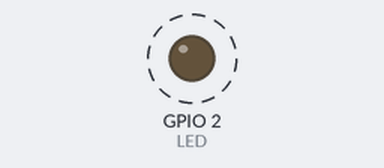
The sketch below on a simulated ESP32-S3. Parts: output pins drawn as LEDs (lit = HIGH). Dashed ring = blinking. What the sketch prints to the serial monitor is not drawn.

Above: at 1.5 s.
Timing chart, 0 to 4.0 s (numbered marks = the images above):
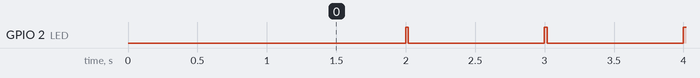

Measured:
- by itself, GPIO 2 (LED): alternates HIGH for 0.02 s and LOW for 0.98 s

The sketch:

Walter_Internals.ino
```cpp
/*
 * File: Walter_Internals.ino
 *
 * Get internals of ESP32-S3 used in Walter-Module
 *
 * created by Claus Kühnel 2025-07-04 info@ckuehnel.ch
 *
 * Arduino IDE 2.3.10 compiled @ 2026-06-20
 */
#include <esp_mac.h>

#define LED 2   // adapt it

uint8_t count = 0;
uint8_t dataBuf[6] = {0};

void getChipTemp()
{
  float temp = temperatureRead();
  Serial.print("ESP32 Chip Temperature = ");
  Serial.print(temp);
  Serial.println(" °C");
}


void setup()
{
  pinMode(LED, OUTPUT);
  Serial.begin(115200);
  delay(1000); // waiting to start the monitor
  Serial.println("Hi there, here is Walter");
  Serial.print("CPU clock frequency = ");
  Serial.print(ESP.getCpuFreqMHz());
  Serial.println(" MHz");

  getChipTemp();

  Serial.print("Chip Revision: ");
  Serial.println(ESP.getChipRevision());

  uint64_t chipid = ESP.getEfuseMac();     //The chip ID is essentially its MAC address(length: 6 bytes)
  Serial.printf("ESP32 Chip ID = %04X",(uint16_t)(chipid>>32));         //print High 2 bytes
  Serial.printf("%08X\n",(uint32_t)chipid);                             //print Low  4 bytes

   /* Get the MAC address for board validation */
  esp_read_mac(dataBuf, ESP_MAC_WIFI_STA);
  Serial.printf("Walter's MAC is: %02X:%02X:%02X:%02X:%02X:%02X\n", dataBuf[0],
                dataBuf[1], dataBuf[2], dataBuf[3], dataBuf[4], dataBuf[5]);

  Serial.print("Flash available [KB]: ");
  Serial.println(ESP.getFlashChipSize()/1024);
  Serial.print("Flash Chip Size [KB]: ");
  Serial.println(ESP.getFlashChipSize()/1024);
  Serial.print("Flash frequency [MHz]: ");
  Serial.println(ESP.getFlashChipSpeed()/1000000);
  Serial.print("Free Heap [KB]: ");
  Serial.println(ESP.getFreeHeap()/1024);
}

void loop()
{
  Serial.print(".");
  count++;
  if (count == 33)
  {
    Serial.println();
    getChipTemp();
    count=0;
  }
  digitalWrite(LED, LOW);
  delay(980);
  digitalWrite(LED, HIGH);
  delay(20);
}
```
